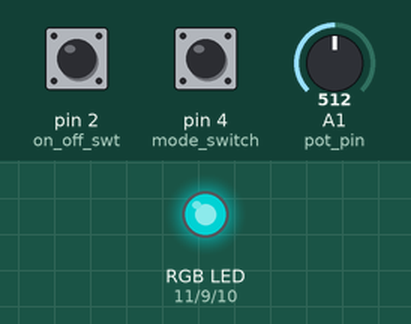
Recording of a sketch running on a simulated Arduino Uno, built with avr-gcc and run on an emulated ATmega328P. Parts: an RGB LED mixed from three pins (HIGH = lit). The inputs (shaded band) are chosen by the test bench; at power-on: pin 4 (mode_switch) LOW, A1 (pot_pin) = 512, pin 2 (on_off_swt) HIGH. Dim RGB values are drawn brighter than linear.

Above: at 1.2 s.
1.3 s: pin 4 (mode_switch) pulled HIGH for 1 s
At 3.5 s:
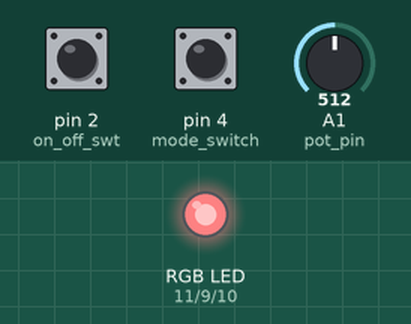
3.8 s: A1 (pot_pin) set to 716
At 4.7 s:
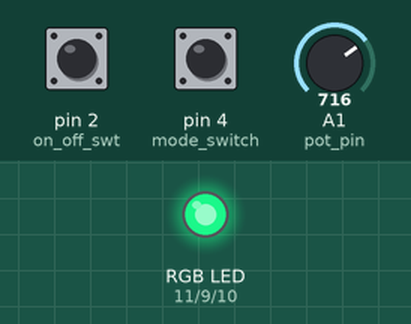
5.3 s: pin 2 (on_off_swt) pulled LOW for 0.15 s
At 6.5 s:
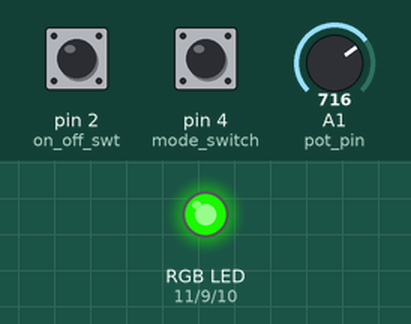
6.9 s: pin 4 (mode_switch) pulled HIGH for 0.15 s
At 7.4 s:
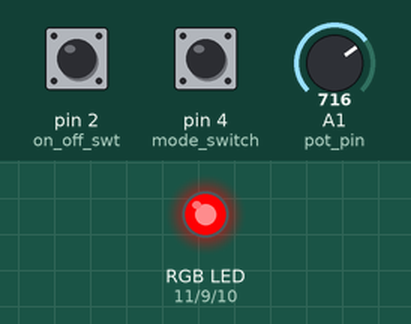
9.1 s: A1 (pot_pin) set to 775
At 9.9 s:
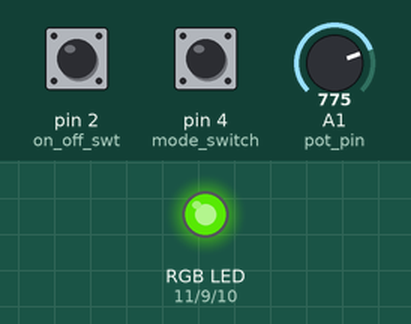
10.6 s: pin 2 (on_off_swt) pulled LOW for 1 s
At 11.0 s:
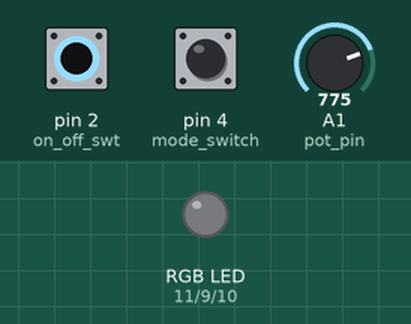
Timing chart, 0 to 13.6 s (numbered marks = the images above; inputs shaded):
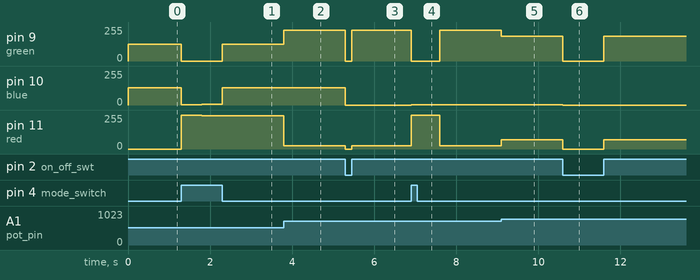

The sketch:

PC_LED_Code.ino
```cpp
#define red 11
#define blue 10               //DigitalPin values for RGB and on-off and mode switch
#define green 9
#define on_off_swt 2
#define mode_switch 4

int pot_pin = A1;
//int red_pin = A3;
//int blue_pin = A4;
//int green_pin = A5;
int diff = 3;
float time_break = 0;
float red_pot = 0;
float blue_pot = 0;
float green_pot = 0;
int flag = 0;

void setup() {

}

void loop() {
  int on_off_status = digitalRead(on_off_swt);

  if (on_off_status == 0) {
    analogWrite(red, 0);
    analogWrite(green, 0);               //Power on-off
    analogWrite(blue, 0);
  } else {
    int mode_status = digitalRead(mode_switch);      //if power on

    if (mode_status == 0) {
      int color_status = analogRead(pot_pin);
      int color = map(color_status, 0, 1023, 0, 765);          //mode set to static

      if(color < 256) {
        int color_val = color;
        analogWrite(red, 255 - color_val);
        analogWrite(blue, color_val);
      } else if(color >= 265 and color < 511) {
        int color_val = color - 255;
        analogWrite(blue, 255 - color_val);            // potentiometer controls color differenc math, which allows for all colors to be displayed in a pattern. As red decreases green increases, as green decreases blue increases, as blue decreases red increases and so on
        analogWrite(green, color_val);
      } else if(color >= 511 and color <= 765) {
        int color_val = color - 510;
        analogWrite(green, 255 - color_val);
        analogWrite(red, color_val);
      }
    } else {
      flag = 0;
      int red_val = 255;
      int blue_val = 0;
      int green_val = 0;                                 //mode set to dynamic
      analogWrite(red, red_val);
      analogWrite(blue, blue_val);
      analogWrite(green, green_val);

      while(blue_val != 255 and flag == 0) {
        analogWrite(red, red_val - diff);
        analogWrite(blue, blue_val + diff);
        blue_val += diff;
        red_val -= diff;
        int speed_status = analogRead(pot_pin);
        time_break = map(speed_status, 0, 1023, 3, 1000);
        delay(time_break);
        on_off_status = digitalRead(on_off_swt);
        mode_status = digitalRead(mode_switch);
        if(on_off_status == 0 or mode_status == 0) {
          flag = 1;
        }
      }
      while(green_val != 255 and flag == 0) {
        analogWrite(blue, blue_val - diff);
        analogWrite(green, green_val + diff);
        green_val += diff;                                                           //color differenc math, potentionmeter controls the speed at which the lights change
        blue_val -= diff;
        int speed_status = analogRead(pot_pin);
        time_break = map(speed_status, 0, 1023, 3, 1000);
        delay(time_break);
        on_off_status = digitalRead(on_off_swt);
        mode_status = digitalRead(mode_switch);
        if(on_off_status == 0 or mode_status == 0) {
          flag = 1;
        }
      }
      while(red_val != 255 and flag == 0) {
        analogWrite(green, green_val - diff);
        analogWrite(red, red_val + diff);
        red_val += diff;
        green_val -= diff;
        int speed_status = analogRead(pot_pin);
        time_break = map(speed_status, 0, 1023, 3, 1000);
        delay(time_break);
        on_off_status = digitalRead(on_off_swt);
        mode_status = digitalRead(mode_switch);
        if(on_off_status == 0 or mode_status == 0) {
          flag = 1;
        }
      }
    }
  }
}
```

Measured:
- after the input at 1.3 s, pin 9 (green): 127/255 → 0/255 at once, → 127/255 1.0 s later; pin 10 (blue): 128/255 → 3/255 at once, → 6/255 0.50 s later, → 128/255 0.50 s later; pin 11 (red): 0/255 → 252/255 at once, → 249/255 0.50 s later
- after the input at 3.8 s, pin 9 (green): 127/255 → 230/255 at once; pin 11 (red): 249/255 → 25/255 at once
- after the input at 5.3 s, pin 9 (green): 230/255 → 0/255 at once, → 230/255 0.15 s later; pin 10 (blue): 128/255 → 0/255 at once; pin 11 (red): 25/255 → 0/255 at once, → 25/255 0.15 s later
- after the input at 6.9 s, pin 9 (green): 230/255 → 0/255 at once, → 230/255 0.70 s later; pin 10 (blue): 0/255 → 3/255 at once; pin 11 (red): 25/255 → 252/255 at once, → 25/255 0.70 s later
- after the input at 9.1 s, pin 9 (green): 230/255 → 186/255 at once; pin 11 (red): 25/255 → 69/255 at once
- after the input at 10.6 s, pin 9 (green): 186/255 → 0/255 at once, → 186/255 1.0 s later; pin 10 (blue): 3/255 → 0/255 at once; pin 11 (red): 69/255 → 0/255 at once, → 69/255 1.0 s later
